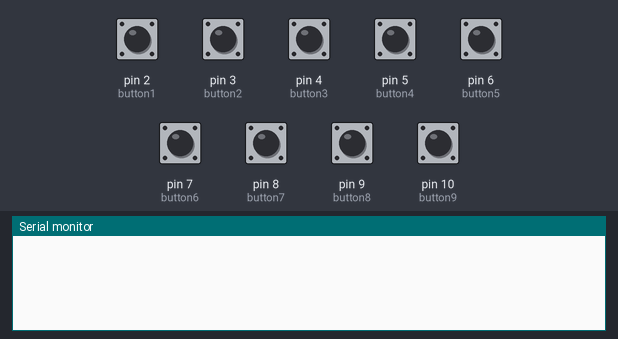
The sketch below on a simulated Arduino Uno, built with avr-gcc and run on an emulated ATmega328P. Shown: the last lines printed to the serial monitor. Inputs (shaded band) come from the test bench; at power-on: pin 2 (button1), pin 3 (button2), pin 4 (button3), pin 5 (button4), pin 6 (button5), pin 7 (button6), pin 8 (button7), pin 9 (button8), pin 10 (button9) LOW.

Above: at 1.2 s.
1.3 s: pin 2 (button1) pulled HIGH for 0.15 s
At 2.6 s:
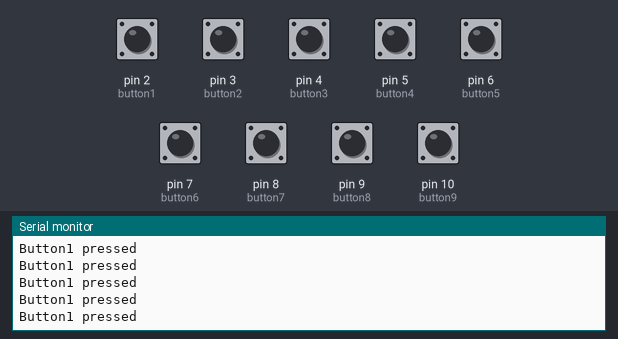
2.9 s: pin 3 (button2) pulled HIGH for 0.15 s
At 3.8 s:
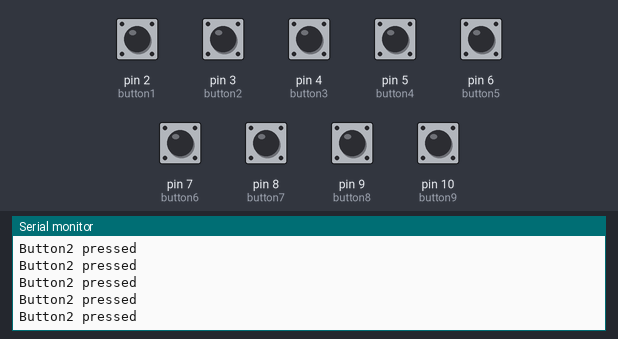
4.5 s: pin 4 (button3) pulled HIGH for 0.15 s
At 5.1 s:
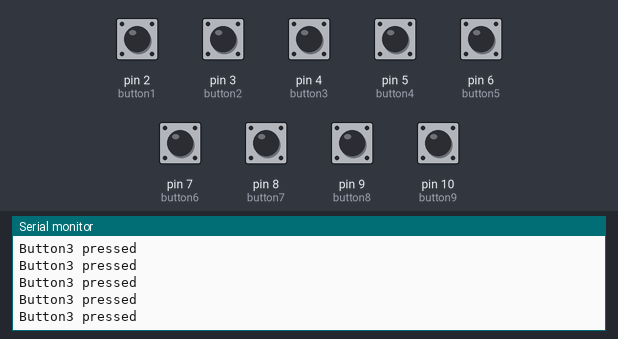
6.1 s: pin 5 (button4) pulled HIGH for 0.15 s
At 7.4 s:
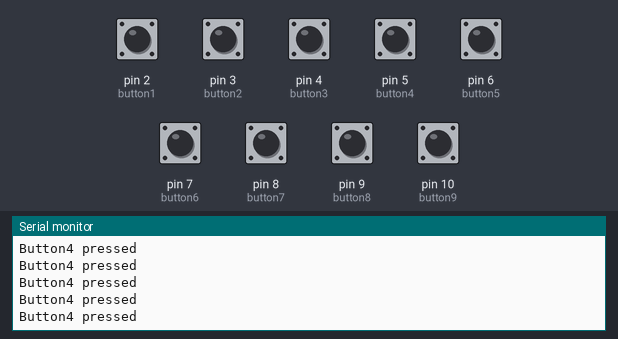
7.7 s: pin 6 (button5) pulled HIGH for 0.15 s
At 8.7 s:
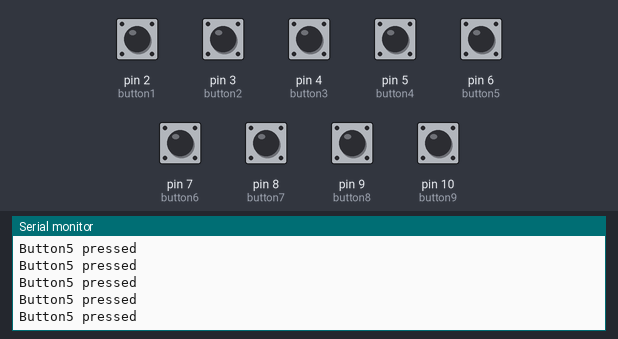
9.3 s: pin 7 (button6) pulled HIGH for 0.15 s
At 9.9 s:
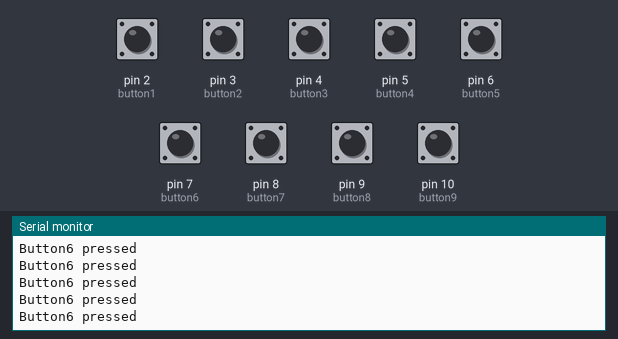
Timing chart, 0 to 11.9 s (numbered marks = the images above; inputs shaded):
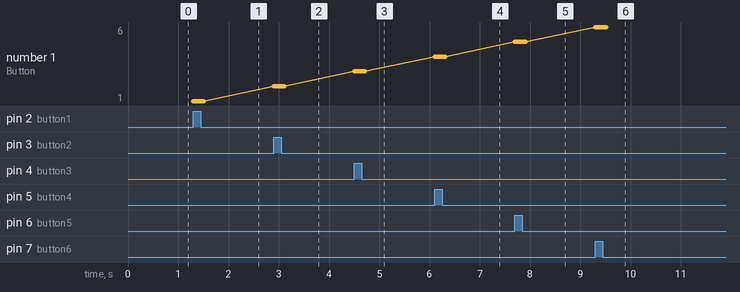

The sketch:

220428_buttons.ino
```cpp
// constants won't change. They're used here to set pin numbers:
const int button1 = 2;     // the number of the pushbutton pin
const int button2 = 3;
const int button3 = 4;
const int button4 = 5;
const int button5 = 6;
const int button6 = 7;
const int button7 = 8;
const int button8 = 9;
const int button9 = 10;


// variables will change:
int buttonState1 = 0;
int buttonState2 = 0;
int buttonState3 = 0;
int buttonState4 = 0;
int buttonState5 = 0;
int buttonState6 = 0;
int buttonState7 = 0;
int buttonState8 = 0;
int buttonState9 = 0;


void setup() {

  // initialize the pushbutton pin as an input:
  pinMode(button1, INPUT);
  pinMode(button2, INPUT);
  pinMode(button3, INPUT);
  pinMode(button4, INPUT);
  pinMode(button5, INPUT);
  pinMode(button6, INPUT);
  pinMode(button7, INPUT);
  pinMode(button8, INPUT);
  pinMode(button9, INPUT);
  Serial.begin(9600);
}

void loop() {
  // read the state of the pushbutton value:
 buttonState1 = digitalRead(button1);

  // check if the pushbutton is pressed. If it is, the buttonState is HIGH:
  if (buttonState1 == HIGH) {
    // turn LED on:
    Serial.println("Button1 pressed");
  };
  buttonState2 = digitalRead(button2);

  // check if the pushbutton is pressed. If it is, the buttonState is HIGH:
  if (buttonState2 == HIGH) {
    // turn LED on:
    Serial.println("Button2 pressed");
  };
  buttonState3 = digitalRead(button3);

  // check if the pushbutton is pressed. If it is, the buttonState is HIGH:
  if (buttonState3 == HIGH) {
    // turn LED on:
    Serial.println("Button3 pressed");
  };
  buttonState4 = digitalRead(button4);

  // check if the pushbutton is pressed. If it is, the buttonState is HIGH:
  if (buttonState4 == HIGH) {
    // turn LED on:
    Serial.println("Button4 pressed");
  };
  buttonState5 = digitalRead(button5);

  // check if the pushbutton is pressed. If it is, the buttonState is HIGH:
  if (buttonState5 == HIGH) {
    // turn LED on:
    Serial.println("Button5 pressed");
  };
  buttonState6 = digitalRead(button6);

  // check if the pushbutton is pressed. If it is, the buttonState is HIGH:
  if (buttonState6 == HIGH) {
    // turn LED on:
    Serial.println("Button6 pressed");
  };
  buttonState7 = digitalRead(button7);

  // check if the pushbutton is pressed. If it is, the buttonState is HIGH:
  if (buttonState7 == HIGH) {
    // turn LED on:
    Serial.println("Button7 pressed");
  };

 buttonState8 = digitalRead(button8);

  // check if the pushbutton is pressed. If it is, the buttonState is HIGH:
  if (buttonState8 == HIGH) {
    // turn LED on:
    Serial.println("Button8 pressed");
  };
  buttonState9 = digitalRead(button9);

  // check if the pushbutton is pressed. If it is, the buttonState is HIGH:
  if (buttonState9 == HIGH) {
    // turn LED on:
    Serial.println("Button9 pressed");
  };
}
```

Measured:
- after the input at 1.3 s, the serial monitor: prints a new line at once (image 1)
- after the input at 2.9 s, the serial monitor: prints a new line at once (image 2)
- after the input at 4.5 s, the serial monitor: prints a new line at once (image 3)
- after the input at 6.1 s, the serial monitor: prints a new line at once (image 4)
- after the input at 7.7 s, the serial monitor: prints a new line at once (image 5)
- after the input at 9.3 s, the serial monitor: prints a new line at once (image 6)
- plotted number 1: 1 → 2 after the input at 2.9 s, 2 → 3 after the input at 4.5 s, 3 → 4 after the input at 6.1 s, 4 → 5 after the input at 7.7 s, 5 → 6 after the input at 9.3 s
